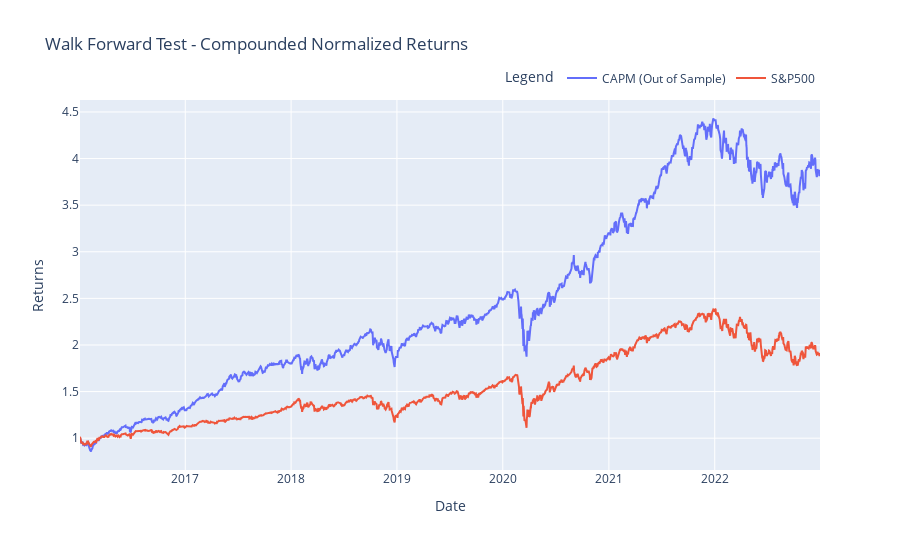

This figure's notebook cell:
### Code cell
# Plot figure
fig = go.Figure()
fig.add_trace(go.Scatter(x=total_cumulative_returns.index, 
                         y=total_cumulative_returns['Returns'],
                    mode='lines',
                    name='CAPM (Out of Sample)'))

fig.add_trace(go.Scatter(x=benchmark.index, 
                         y=benchmark['Benchmark Returns'],
                    mode='lines',
                    name='S&P500'))

fig.update_layout(title="Walk Forward Test - Compounded Normalized Returns",
    xaxis_title="Date",
    yaxis_title="Returns",
    legend_title="Legend",
    legend=dict(orientation='h',
                yanchor='bottom',
                y=1.02,
                xanchor='right',
                x=1),
                  width=900,
                  height=550)

fig.show()

### Figure 1 — Plotly figure (JSON) as saved in the notebook; plotly's stock layout.template omitted (floating-point values rounded to 4 significant figures; data arrays with more than 128 entries replaced by an {"elided": "..."} marker saying what was removed)
{"data": [{"mode": "lines", "name": "CAPM (Out of Sample)", "type": "scatter", "x": {"elided": "1751 str values"}, "y": {"elided": "1751 float values"}}, {"mode": "lines", "name": "S&P500", "type": "scatter", "x": {"elided": "1762 str values"}, "y": {"elided": "1762 float values"}}], "layout": {"height": 550, "legend": {"orientation": "h", "title": {"text": "Legend"}, "x": 1, "xanchor": "right", "y": 1.02, "yanchor": "bottom"}, "title": {"text": "Walk Forward Test - Compounded Normalized Returns"}, "width": 900, "xaxis": {"title": {"text": "Date"}}, "yaxis": {"title": {"text": "Returns"}}}}
